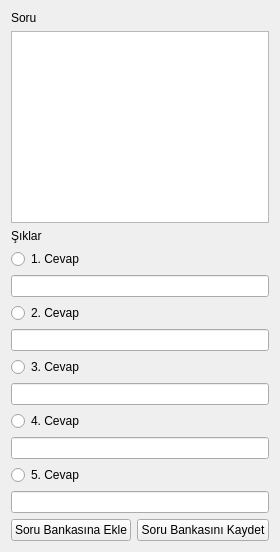
<?xml version="1.0" encoding="UTF-8"?>
<ui version="4.0">
 <class>Form</class>
 <widget class="QWidget" name="Form">
  <property name="windowTitle">
   <string>Form - toplu.ui</string>
  </property>
  <layout class="QGridLayout" name="gridLayout">
   <item row="0" column="0" rowspan="1" colspan="2">
    <widget class="QLabel" name="labelSoru">
     <property name="text">
      <string>Soru</string>
     </property>
    </widget>
   </item>
   <item row="1" column="0" colspan="2">
    <widget class="QTextEdit" name="textSoru"/>
   </item>
   <item row="2" column="0">
    <widget class="QLabel" name="labelSecenekler">
     <property name="text">
      <string>Şıklar</string>
     </property>
    </widget>
   </item>
   <item row="3" column="0" colspan="2">
    <layout class="QVBoxLayout" name="optionsLayout">
     <item>
      <widget class="QRadioButton" name="radio1">
       <property name="text">
        <string>1. Cevap</string>
       </property>
      </widget>
     </item>
     <item>
      <widget class="QLineEdit" name="cevap1"/>
     </item>
     <item>
      <widget class="QRadioButton" name="radio2">
       <property name="text">
        <string>2. Cevap</string>
       </property>
      </widget>
     </item>
     <item>
      <widget class="QLineEdit" name="cevap2"/>
     </item>
     <item>
      <widget class="QRadioButton" name="radio3">
       <property name="text">
        <string>3. Cevap</string>
       </property>
      </widget>
     </item>
     <item>
      <widget class="QLineEdit" name="cevap3"/>
     </item>
     <item>
      <widget class="QRadioButton" name="radio4">
       <property name="text">
        <string>4. Cevap</string>
       </property>
      </widget>
     </item>
     <item>
      <widget class="QLineEdit" name="cevap4"/>
     </item>
     <item>
      <widget class="QRadioButton" name="radio5">
       <property name="text">
        <string>5. Cevap</string>
       </property>
      </widget>
     </item>
     <item>
      <widget class="QLineEdit" name="cevap5"/>
     </item>
    </layout>
   </item>
   <item row="4" column="0">
    <widget class="QPushButton" name="btnEkle">
     <property name="text">
      <string>Soru Bankasına Ekle</string>
     </property>
    </widget>
   </item>
   <item row="4" column="1">
    <widget class="QPushButton" name="btnKaydet">
     <property name="text">
      <string>Soru Bankasını Kaydet</string>
     </property>
    </widget>
   </item>
  </layout>
 </widget>
 <resources/>
 <connections/>
</ui>
